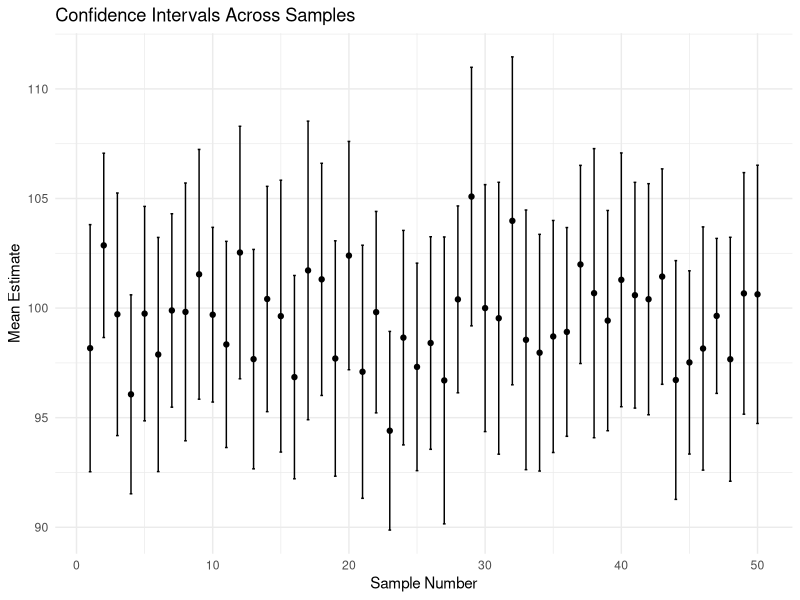
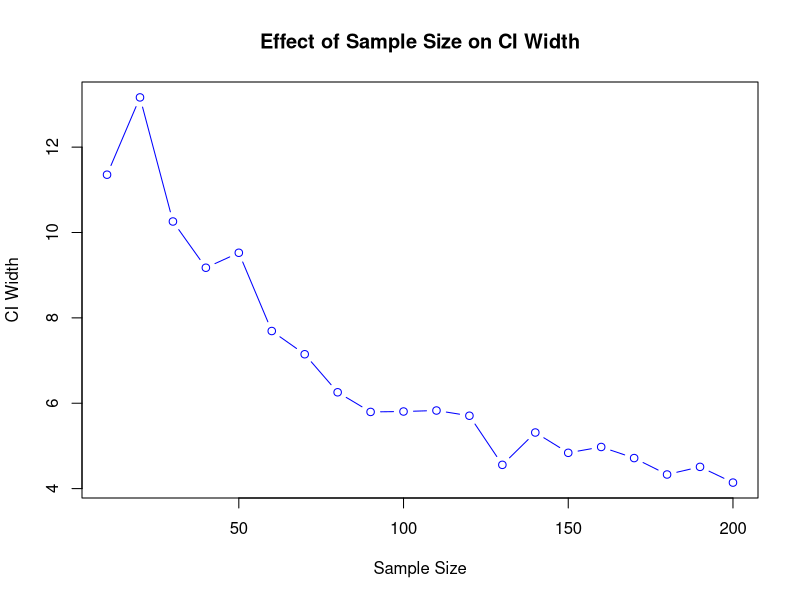
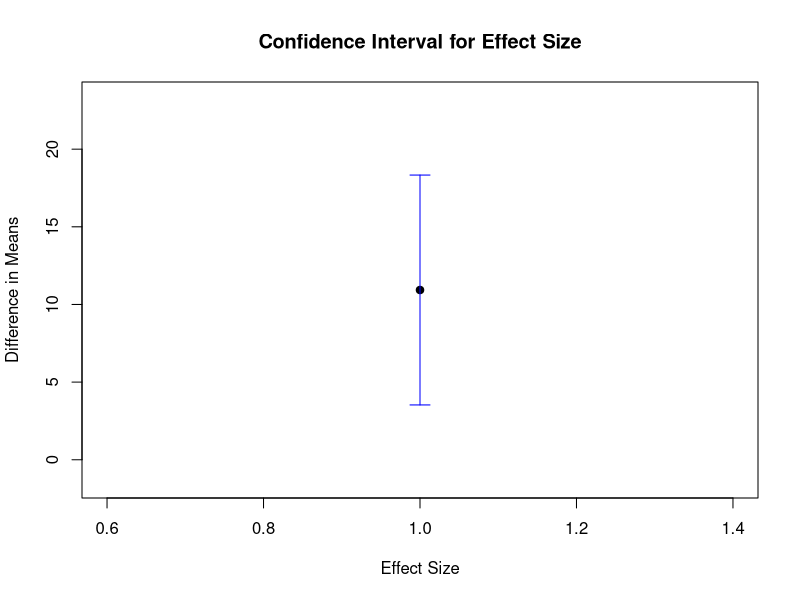

The R source for these figures, in order:
## ---- chunk 1
# Set seed for reproducibility
set.seed(42)

# Simulate data
n <- 30  # Sample size
mu <- 100  # True mean
sigma <- 15  # Standard deviation

# Generate random sample
data <- rnorm(n, mean = mu, sd = sigma)

# Calculate mean and 95% CI
mean_sample <- mean(data)
se <- sd(data) / sqrt(n)
ci_lower <- mean_sample - 1.96 * se
ci_upper <- mean_sample + 1.96 * se

# Print results
cat("Sample Mean:", round(mean_sample, 2), "\n")
cat("95% CI: [", round(ci_lower, 2), ",", round(ci_upper, 2), "]\n")
## ---- chunk 2
# Simulate multiple samples and their CIs
n_samples <- 50
n <- 30
mu <- 100
sigma <- 15

# Generate samples and calculate CIs
results <- replicate(n_samples, {
  data <- rnorm(n, mean = mu, sd = sigma)
  mean_sample <- mean(data)
  se <- sd(data) / sqrt(n)
  ci_lower <- mean_sample - 1.96 * se
  ci_upper <- mean_sample + 1.96 * se
  c(mean = mean_sample, ci_lower = ci_lower, ci_upper = ci_upper)
})

# Convert to data frame
results_df <- as.data.frame(t(results))

# Plot the CIs
library(ggplot2)
ggplot(results_df, aes(x = 1:n_samples, y = mean)) +
  geom_point() +
  geom_errorbar(aes(ymin = ci_lower, ymax = ci_upper), width = 0.2) +
  labs(title = "Confidence Intervals Across Samples",
       x = "Sample Number", y = "Mean Estimate") +
  theme_minimal()
## ---- chunk 3
# Function to calculate CI width for different sample sizes
ci_width <- function(n, mu = 100, sigma = 15) {
  data <- rnorm(n, mean = mu, sd = sigma)
  se <- sd(data) / sqrt(n)
  ci_width <- 2 * 1.96 * se  # Width of 95% CI
  return(ci_width)
}

# Sample sizes to test
sample_sizes <- seq(10, 200, by = 10)

# Calculate CI widths
ci_widths <- sapply(sample_sizes, ci_width)

# Plot CI width vs. sample size
plot(sample_sizes, ci_widths, type = "b", col = "blue",
     xlab = "Sample Size", ylab = "CI Width",
     main = "Effect of Sample Size on CI Width")

## ---- chunk 4
# Function to calculate required sample size for a given CI width
required_sample_size_fun <- function(desired_width, sigma = 15) {
  n <- (2 * 1.96 * sigma / desired_width)^2
  return(ceiling(n))  # Round up to the nearest whole number
}

# Desired CI width
desired_width <- 5

# Calculate required sample size
n_required <- required_sample_size_fun(desired_width)
cat("Required Sample Size for CI Width of", desired_width, ":", n_required, "\n")
## ---- chunk 5
# Simulate data for two groups
n <- 30
mu1 <- 100
mu2 <- 110
sigma <- 15

group1 <- rnorm(n, mean = mu1, sd = sigma)
group2 <- rnorm(n, mean = mu2, sd = sigma)

# Calculate means and CIs
mean1 <- mean(group1)
mean2 <- mean(group2)
se1 <- sd(group1) / sqrt(n)
se2 <- sd(group2) / sqrt(n)

ci1 <- c(mean1 - 1.96 * se1, mean1 + 1.96 * se1)
ci2 <- c(mean2 - 1.96 * se2, mean2 + 1.96 * se2)

# Print results
cat("Group 1: Mean =", round(mean1, 2), ", 95% CI =", round(ci1, 2), "\n")
cat("Group 2: Mean =", round(mean2, 2), ", 95% CI =", round(ci2, 2), "\n")
## ---- chunk 6
# Calculate difference in means and CI
mean_diff <- mean2 - mean1
se_diff <- sqrt(se1^2 + se2^2)
ci_diff <- c(mean_diff - 1.96 * se_diff, mean_diff + 1.96 * se_diff)

# Plot the effect size and CI
plot(1, mean_diff, ylim = c(ci_diff[1] - 5, ci_diff[2] + 5), pch = 19,
     xlab = "Effect Size", ylab = "Difference in Means",
     main = "Confidence Interval for Effect Size")
arrows(1, ci_diff[1], 1, ci_diff[2], angle = 90, code = 3, length = 0.1, col = "blue")
